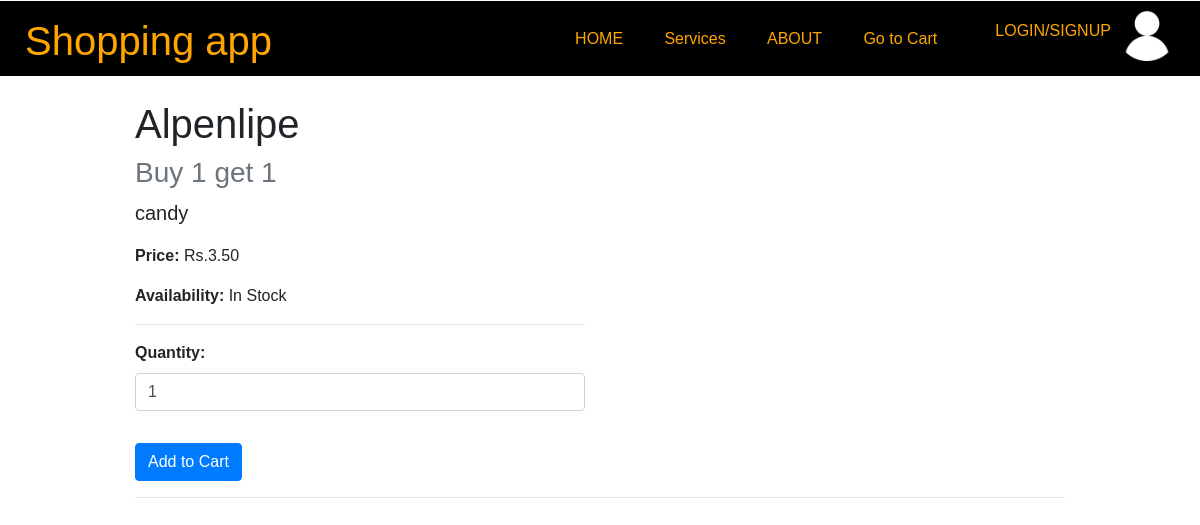
Page /product/3/ on the committed database.
### myapps/models.py (models this page shows, shortened)
class Product(models.Model):
    s_no = models.IntegerField()
    product_name = models.CharField(max_length=200)
    price = models.DecimalField(max_digits=10, decimal_places=2)
    quantity = models.IntegerField()
    specification = models.TextField()
    description = models.TextField()
    remarks = models.TextField()

### myapps/views.py (the view)
# urls.py: path('product/<int:pk>/', myapps_views.PostDetailView.as_view(), name='Product-detail'),
class PostDetailView(DetailView):
    model=Product
    template_name="myapps/product_details.html"

### myapps/templates/myapps/product_details.html (shortened to what this page needs)
{% extends "myapps/base.html" %}
{% block content %}
<div class="container mt-4">
  <div class="row">
    <div class="col-md-6">
      <h1>{{ product.product_name }}</h1>
      <h3 class="text-muted">{{ product.specification }}</h3>
      <p class="lead">{{ product.description }}</p>
      <p><strong>Price:</strong> Rs.{{ product.price }}</p>
      <p><strong>Availability:</strong> {% if product.quantity %}In Stock{% else %}Out of Stock{% endif %}</p>
      <hr>
      <form method="POST" action="{% url 'add_to_cart' product.id %}">
        <div class="form-group">
          <label for="quantity">Quantity:</label>
          <input type="number" name="quantity" id="quantity" value="1" min="1" max="{{ product.quantity }}" class="form-control" required>
        </div>
        <button type="submit" class="btn btn-primary">Add to Cart</button>
      </form>
    </div>
  </div>
  <hr>
</div>
{% endblock %}

### myapps/static/myapps/style.css (style rules this page uses)
* { box-sizing:border-box; }
body { font-family: Verdana, sans-serif; margin:0 }
body { padding:0 0; margin: 0 0; font-family: sans-serif; }
.container { max-width: 960px; }
.form-group label { font-weight: bold; }
.btn-primary { margin-top: 1rem; }

### rows in the picture
Product: product_name "Alpenlipe", specification "Buy 1 get 1", description "candy", price "3.50"
